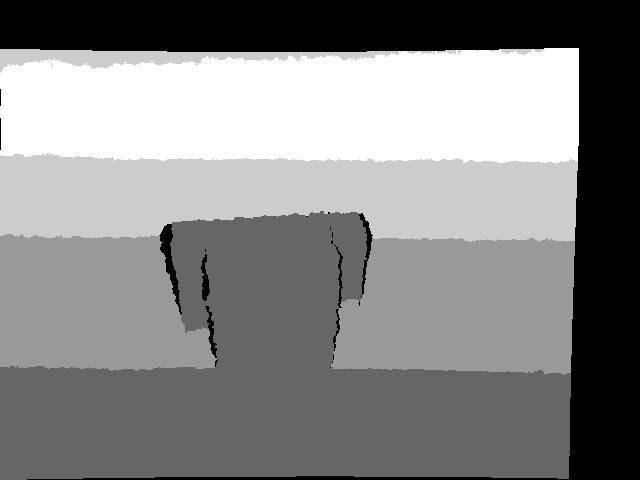
#> input picture unsorted/Unit Tests/learn0.png, 640 x 480 px
$ python test_mergelinev3.py
#> lines starting #> are read from the running program, lines starting #| are printed output that depends on the picture
import cv2
import numpy as np
import scipy.io as sio
from LabelLineCurveFeature import classify_curves
from Lseg_to_Lfeat_v3 import create_linefeatures
from merge_lines_v3 import merge_lines


def normalize_depth(depthimg, colormap=False):
    # Normalize depth image
    min, max, minloc, maxloc = cv2.minMaxLoc(depthimg)
    adjmap = np.zeros_like(depthimg)
    dst = cv2.convertScaleAbs(depthimg, adjmap, 255 / (max - min), -min)
    if colormap == True:
        return cv2.applyColorMap(dst, cv2.COLORMAP_JET)
    else:
        return dst


if __name__ == '__main__':
    img = cv2.imread('learn0.png', -1)
#> img is the input picture: shape (480, 640) uint16; min 0, max 1425, mean 770.7

    # showimg(normalize_depth(depthimg, colormap=True), 'depth')

    id = img[100:, 100:480]  ## zc crop the region of interest
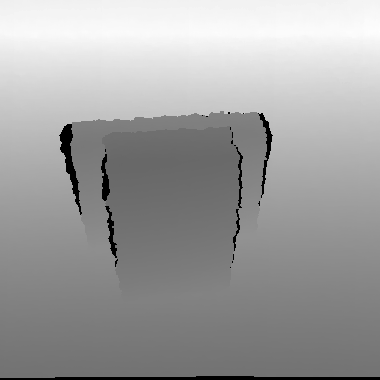
#> id: shape (380, 380) uint16; min 0, max 1419, mean 892.7; drawn with min black and max white
    # print("id:", id.shape)

    siz = img.shape  ## image size of the region of interest
#> siz = (480, 640)
    # print(siz)
    thresh_m = 10
    label_thresh = 11

    # [13 lines of commented-out code are left out]

    data = sio.loadmat('input_LTLF_1.mat')
#> (reads Unit Tests/input_LTLF_1.mat from the repository)
#> (the run stopped early here; a loop or call above may not have finished)
